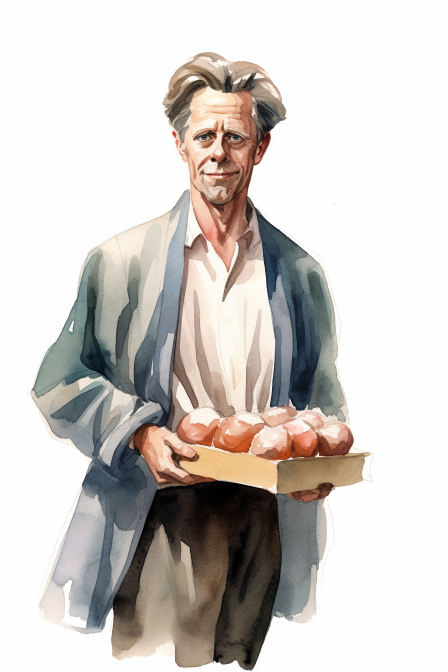
#> input picture Deliverable/WhoStoleTheCookie/Images/Original Size/DadWithCookies.png, 896 x 1344 px, found by its file name (shown at 1/2 size); its folder holds 4 pictures in this run
$ python Downscale.py   (older library calls are emulated)
#> lines starting #> are read from the running program, lines starting #| are printed output that depends on the picture
import os
from PIL import Image

# directory containing the images
input_dir = 'Deliverable\WhoStoleTheCookie\Images\Original Size'
# directory to save the downscaled images
output_dir = 'Deliverable\WhoStoleTheCookie\Images'

if not os.path.exists(output_dir):
    os.mkdir(output_dir)

# list all files in the directory
for filename in os.listdir(input_dir):
    # check if the file is an image
    if filename.endswith('.png'):
        img = Image.open(os.path.join(input_dir, filename))
#> img is the input picture: PIL image 896x1344 RGB; mean R, G, B 208.3, 203.4, 199.4
        # downscale the image by 33%
        new_size = (int(img.width * 0.33), int(img.height * 0.33))
#> new_size = (295, 443)
        img_resized = img.resize(new_size, Image.ANTIALIAS)
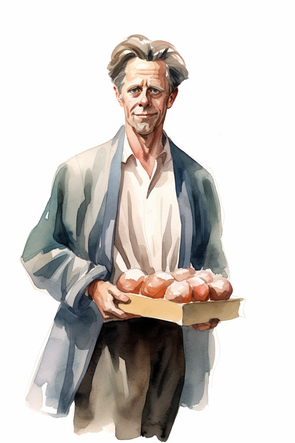
#> img_resized: PIL image 295x443 RGB; mean R, G, B 208.3, 203.4, 199.4
        # save the downscaled image
        img_resized.save(os.path.join(output_dir, filename))
#> pass 2 of the loop `for filename in os.listdir(input_dir):`:
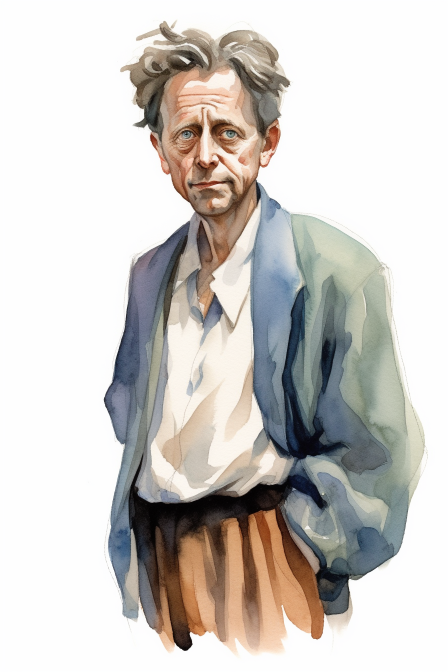
#> input picture Deliverable/WhoStoleTheCookie/Images/Original Size/dad2.png, 896 x 1344 px, found by its file name (shown at 1/2 size)
#> img is the input picture: PIL image 896x1344 RGB; mean R, G, B 207, 203.3, 199.2
#> `img_resized = img.resize(new_size, Image.ANTIALIAS)`:
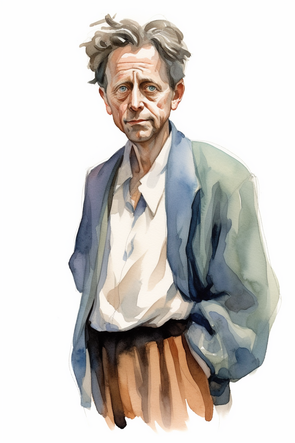
#> img_resized: PIL image 295x443 RGB; mean R, G, B 207, 203.3, 199.2

print('All PNG images have been downscaled by 33%')
